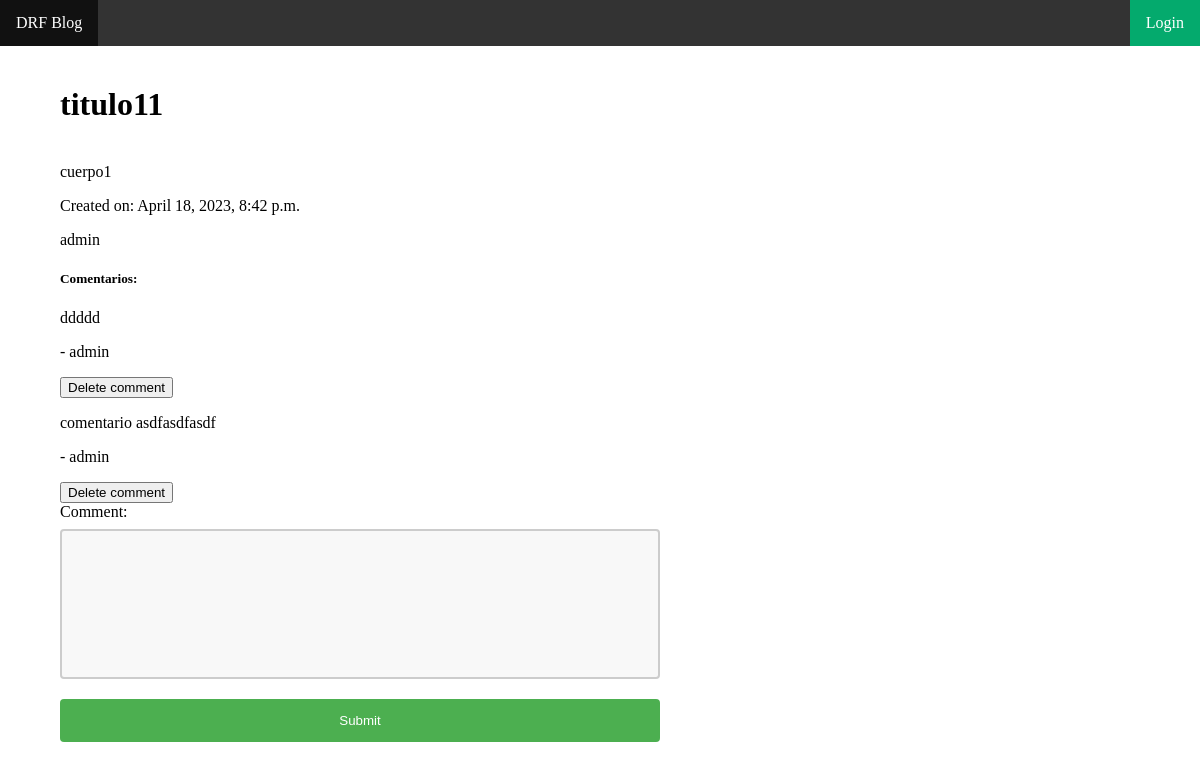
/post/1/, run on an earlier commit of the app's database.
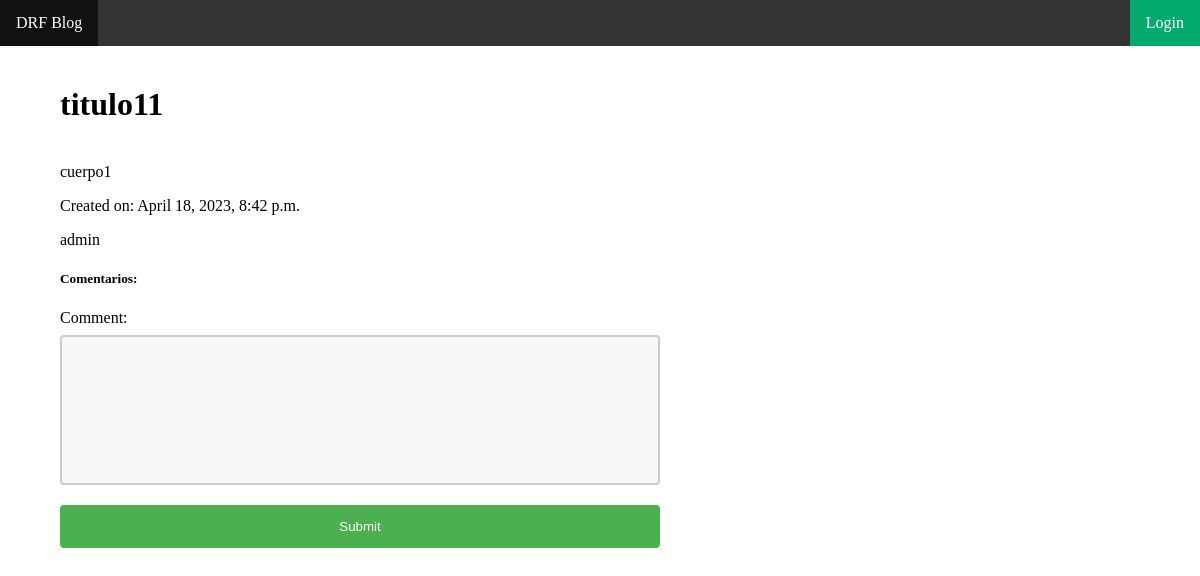
And on a later commit of the database.
### api/models.py (models this page shows)
class Comment(models.Model):
    created = models.DateTimeField(auto_now_add=True)
    body = models.TextField(blank=False)
    owner = models.ForeignKey('auth.User', related_name='comments', on_delete=models.CASCADE)
    post = models.ForeignKey('Post', related_name='comments', on_delete=models.CASCADE)
    class Meta:
        ordering = ['created']

### api/views.py (the view)
# urls.py: path('post/<int:pk>/', create_comment_with_form, name='create_comment_with_form'),
def create_comment_with_form(request, pk):
    post = get_object_or_404(Post, pk=pk)
    comments = post.comments.all()
    if request.method == "POST":
        form = CommentForm(request.POST)
        if form.is_valid():
            new_comment = form.save(commit=False)
            new_comment.owner = request.user
            new_comment.post = post
            new_comment.save()
            return redirect("create_comment_with_form", pk=pk)
    else:
        form = CommentForm()
    return render(request, "post_detail_with_form.html", {"post": post, "comments": comments, "form":form})

### api/forms.py
class CommentForm(forms.ModelForm):
    class Meta:
        model = Comment
        fields = ("body",)
        labels = {
            "body": "Comment"
        }

### templates/post_detail_with_form.html (shortened to what this page needs)
{% extends 'base.html' %} {% block content %}
<h1 class="section-title">{{ post.title }}</h1>
<p>{{ post.body }}</p>
<p>Created on: {{ post.created }}</p>
<p>{{ post.owner }}</p>
<h5>Comentarios:</h5>
{% for comment in comments %}
<p>{{comment.body}}</p>
<p>- {{comment.owner}}</p>
<a href="{% url 'delete_comment' comment.id %}"
  ><button>Delete comment</button></a
>
{% endfor %}
<form action="{% url 'create_comment_with_form' post.id %}" method="POST">
  {{ form }}
  <input type="submit" value="Submit" />
</form>
{% endblock %}

What changed in the data, as far as the page shows it:
removed Comment: body "ddddd", owner "admin"
removed Comment: body "comentario asdfasdfasdf", owner "admin"
